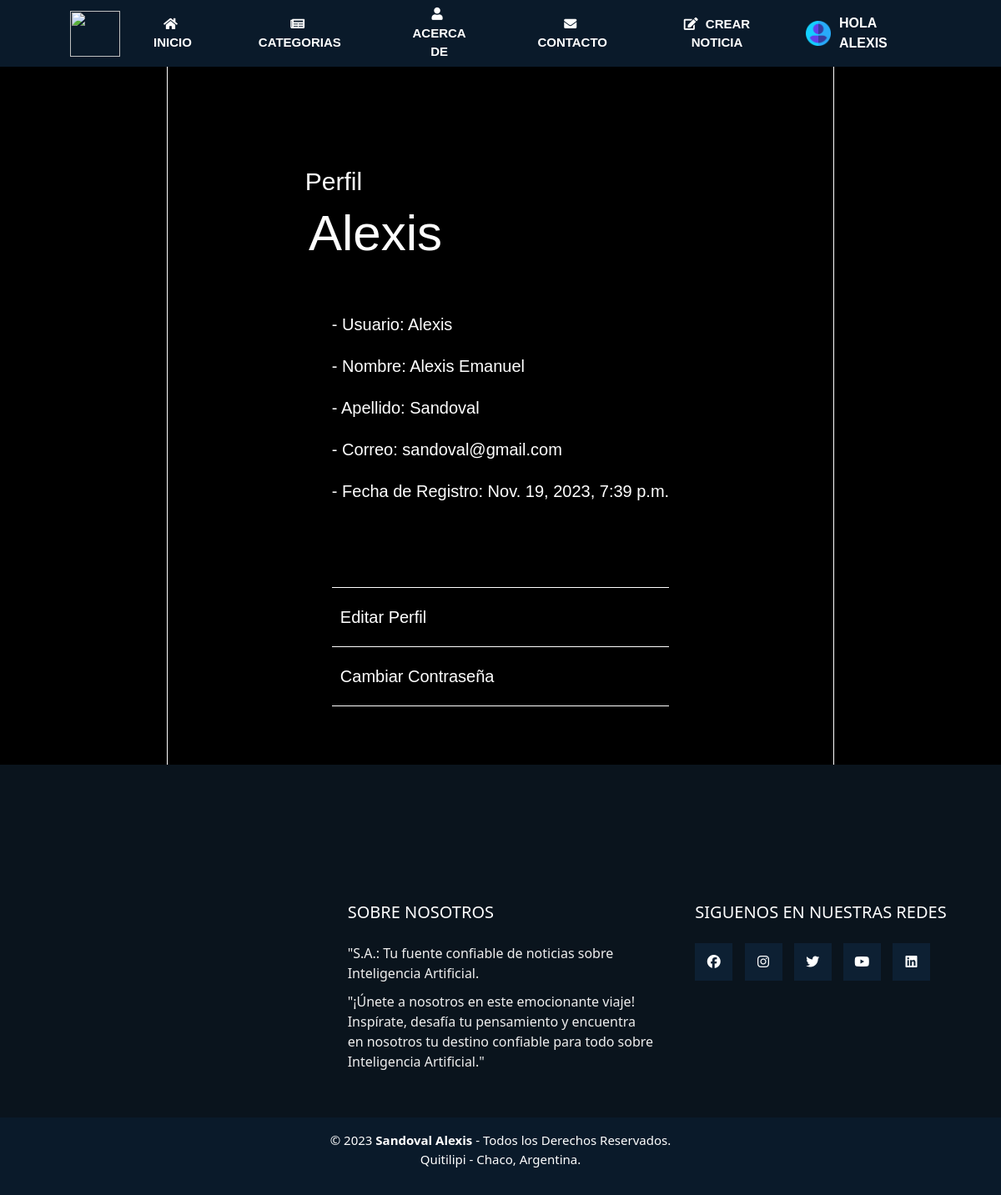
The app's page /Usuario/mi-cuenta/ (signed in) with its own data.
### apps/usuarios/models.py (models this page shows)
class Usuario(AbstractUser):
    avatar = models.ImageField(upload_to='avatars/', null=True, blank=True)

### apps/usuarios/views.py (the view)
# urls.py: path('mi-cuenta/', views.mi_cuenta, name='mi_cuenta'),
def mi_cuenta(request):
    return render(request, 'usuarios/mi-cuenta.html')

### templates/usuarios/mi-cuenta.html (shortened to what this page needs)
{% extends 'base.html' %}
{% block contenido %}
<div class="user-profile">
  <h3>Perfil</h3>
  <h1>{{ request.user.username }}</h1>
  <div class="user-info">
    <div class="datos">
      <p>- Usuario: {{ request.user.username }}</p>
      <p>- Nombre: {{ request.user.first_name }}</p>
      <p>- Apellido: {{ request.user.last_name }}</p>
      <p>- Correo: {{ request.user.email }}</p>
      <p>- Fecha de Registro: {{ request.user.date_joined }}</p>
    </div>
    <div class="botones">
      <p class="linea-perfil"></p>
      <a href="{% url 'usuarios:editar_perfil' %}">Editar Perfil</a>
      <p class="linea-perfil"></p>
      <a href="{% url 'usuarios:cambio_contrasena' %}">Cambiar Contraseña</a>
      <p class="linea-perfil"></p>
    </div>
  </div>
</div>
{% endblock contenido %}

### templates/base.html (shortened to what this page needs)
{% load static %}
<!DOCTYPE html>
<html>
<head>
	<link rel="stylesheet" href="fontawesome/fontawesome-free-6.5.1-web/css/all.css">
	<link rel="stylesheet" href="https://cdnjs.cloudflare.com/ajax/libs/font-awesome/5.15.3/css/all.min.css"
 />
	<link rel="stylesheet" type="text/css" href="{% static 'main.css' %}">
	<link rel="stylesheet" href="https://cdn.jsdelivr.net/npm/bootstrap@5.3.2/dist/css/bootstrap.min.css">
</head>
<body>
	<header>
		<nav>
			<img href="{% url 'home' %}" src="{% static 'img/logo-sa.png' %}" width="60px" height="55px">
			<div class="menu">
				<ul class="list">
					<li><a href="{% url 'home' %}"><i class="fas fa-home" style="margin-right: 5px;"></i> Inicio</a></li>
					<li><a href="{% url 'noticias:listar' %}"><i class="fas fa-newspaper" style="margin-right: 5px;"></i> Categorias</a></li>
					<li><a href="{% url 'nosotros' %}"><i class="fas fa-user" style="margin-right: 5px;"></i> Acerca de</a></li>
					<li><a href="{% url 'contacto' %}"><i class="fas fa-envelope" style="margin-right: 5px;"></i> Contacto</a></li>
					{% if user.is_staff %}
                    	<li><a href="{% url 'noticias:crear_noticia' %}"><i class="fas fa-edit" style="margin-right: 5px;"></i> Crear Noticia</a></li>
                	{% endif %}
				</ul>
				<ul class="list1">
					<li class="user-dropdown">
						{% if user.is_authenticated %}
							<img src="{% static 'img/user.png' %}">
							<strong class="user" style="text-transform: uppercase;">Hola {{ user.username }}</strong>
						{% else %}
							<a href="{% url 'login' %}"><i class="fas fa-sign-in-alt" style="margin-right: 5px;"></i> INICIAR SESIÓN</a>
							<a href="{% url 'usuarios:registro' %}"><i class="fas fa-user-plus" style="margin-right: 5px;"></i> REGISTRARSE</a>
						{% endif %}
					</li>
				</ul>
			</div>
		</nav>
	</header>
	<div class="bloque">
	{% block contenido %}
	{% endblock contenido %}
	</div>
	<footer class="footer">
		<div class="cluster1">
			<div class="box">
				<figure>
				</figure>
			</div>
			<div class="box">
				<h2>SOBRE NOSOTROS</h2>
				<p>"S.A.: Tu fuente confiable de noticias sobre Inteligencia Artificial.</p>
				<p>
					"¡Únete a nosotros en este emocionante viaje! Inspírate, desafía tu
					pensamiento y encuentra en nosotros tu destino confiable para todo sobre Inteligencia Artificial."</p>
			</div>
			<div class="box">
				<h2>SIGUENOS EN NUESTRAS REDES</h2>
				<div class="red-social">
					<a href="#" class="fa fa-facebook"></a>
					<a href="#" class="fa fa-instagram"></a>
                    <a href="#" class="fa fa-twitter"></a>
                    <a href="#" class="fa fa-youtube"></a>
					<a href="#" class="fa fa-linkedin"></a>
				</div>
			</div>
		</div>
		<div class="cluster2">
			<small>&copy; 2023 <b>Sandoval Alexis</b> - Todos los Derechos Reservados.
			<p>Quitilipi - Chaco, Argentina.</p></small>
		</div>
	</footer>
</body>
</html>

### static/main.css (style rules this page uses)
* { margin: 0; padding: 0; box-sizing: border-box; }
body, html { height: 100%; overflow-x: hidden }
.bloque { padding: 0; padding-top: 80px; background-color: black; position: relative; }
nav { position: fixed; z-index: 10; left: 0; right: 0; top: 0; font-family: Arial, Helvetica, sans-serif; padding: 0 7%; height: 80px; background-color: #0a1a2a; display: flex; align-items: center; }
nav .menu { display: flex; width: 100%; justify-content: space-between; }
nav .list { list-style: none; margin: 0; padding: 0; display: flex; text-align: center; }
nav .list li { margin: 0 15px; display: flex; align-items: center; }
nav .list a { display: block; text-transform: uppercase; padding: 15px 25px; font-size: 15px; font-weight: bold; color: #ffffff; text-decoration: none; border-radius: 25px; }
nav .user { margin: 20px; color: white; }
nav .list1 { list-style: none; margin: 0; padding: 0; display: flex; justify-content: space-between; }
nav .list1 li { margin: 0 15px; display: flex; align-items: center; justify-content: space-between; }
nav .list1 img { width: 30px; height: 30px; margin-right: -10px; }
.user-dropdown { position: relative; }
.footer { width: 100%; background-color: #0a141d; }
footer .cluster1 { width: 100%; max-width: 1200px; margin: auto; display:grid; grid-template-columns: repeat(3, 1fr); grid-gap:50px; padding: 45px 0px; }
.footer .cluster1 .box figure { width: 100%; height: 100%; display: flex; align-items: center; }
.footer .cluster1 .box h2 { color: #fff; margin-bottom: 25px; font-size: 20px; margin-top: 120px; }
.footer .cluster1 .box p { color: #efefef; margin-bottom: 10px; }
.footer .cluster1 .red-social a { display: inline-block; text-decoration: none; width: 45px; height: 45px; line-height: 45px; color: #fff; margin-right: 10px; background-color: #0d2033; text-align: center; transition: all 300ms ease; }
.footer .cluster2 { background-color: #0a1a2a; padding: 15px 10px; text-align: center; color: #fff; }
.footer .cluster2 small { font-size: 15px; }
.user-profile { padding-top: 120px; padding-bottom: 60px; font-family: Arial, Helvetica, sans-serif; margin: 0 auto; position: relative; color: white; max-width: 600px; display: flex; flex-direction: column; align-items: center; justify-content: center; }
.user-profile::before, .user-profile::after { content: ""; height: 100%; width: 1px; background-color: white; position: absolute; top: 0; }
.user-profile::before { left: -100px; }
.user-profile::after { right: -100px; }
.user-profile h3 { margin-right: 400px; font-size: 30px; }
.user-profile h1 { margin-right: 300px; font-size: 60px; }
.user-info .datos { display: inline-block; text-align: left; padding-top: 50px; font-size: 20px; padding-bottom: 80px; }
.user-info p { margin-bottom: 10px; }
.user-info .datos p { margin-bottom: 20px; }
.user-info .botones a { display: block; margin-bottom: 10px; text-align: left; font-size: 20px; text-decoration: none; color: white; padding: 10px; }
.linea-perfil { border-bottom: 1px solid white; }

### records on screen
Usuario: username "ALEXIS", user.username "Alexis", user.first_name "Alexis Emanuel", user.last_name "Sandoval", user.email "sandoval@gmail.com", user.date_joined "Nov. 19, 2023, 7:39 p.m."
